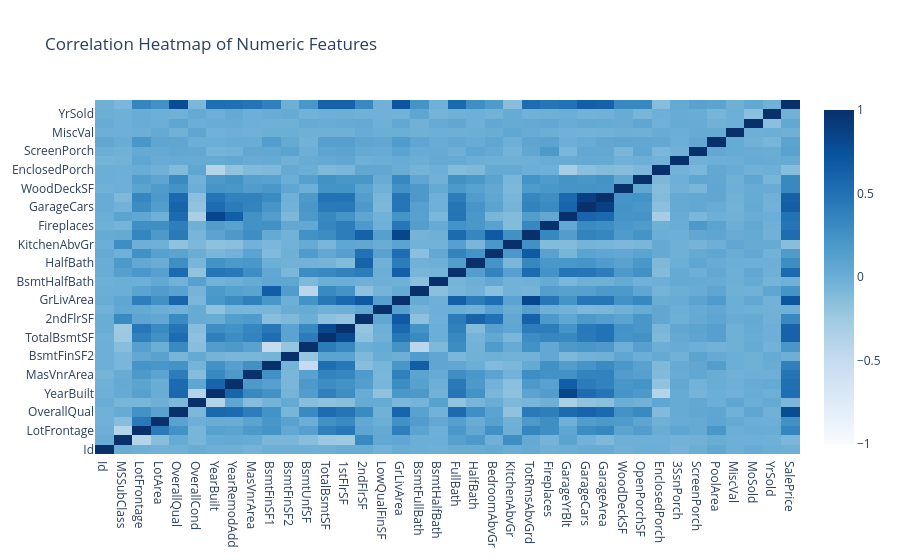

Notebook code cell kept with this figure:
### Code cell
import plotly.graph_objects as go

numeric_df = df.select_dtypes(include=['int64', 'float64'])
corr = numeric_df.corr().round(2)

fig = go.Figure(data=go.Heatmap(
    z=corr.values,
    x=corr.columns,
    y=corr.columns,
    colorscale='Blues',
    zmin=-1,
    zmax=1
))

fig.update_layout(title='Correlation Heatmap of Numeric Features')
fig.show()

### Figure 1 — Plotly figure (JSON) as saved in the notebook; plotly's stock layout.template omitted (floating-point values rounded to 4 significant figures; data arrays with more than 128 entries replaced by an {"elided": "..."} marker saying what was removed)
{"data": [{"colorscale": [[0, "rgb(247,251,255)"], [0.125, "rgb(222,235,247)"], [0.25, "rgb(198,219,239)"], [0.375, "rgb(158,202,225)"], [0.5, "rgb(107,174,214)"], [0.625, "rgb(66,146,198)"], [0.75, "rgb(33,113,181)"], [0.875, "rgb(8,81,156)"], [1, "rgb(8,48,107)"]], "type": "heatmap", "x": ["Id", "MSSubClass", "LotFrontage", "LotArea", "OverallQual", "OverallCond", "YearBuilt", "YearRemodAdd", "MasVnrArea", "BsmtFinSF1", "BsmtFinSF2", "BsmtUnfSF", "TotalBsmtSF", "1stFlrSF", "2ndFlrSF", "LowQualFinSF", "GrLivArea", "BsmtFullBath", "BsmtHalfBath", "FullBath", "HalfBath", "BedroomAbvGr", "KitchenAbvGr", "TotRmsAbvGrd", "Fireplaces", "GarageYrBlt", "GarageCars", "GarageArea", "WoodDeckSF", "OpenPorchSF", "EnclosedPorch", "3SsnPorch", "ScreenPorch", "PoolArea", "MiscVal", "MoSold", "YrSold", "SalePrice"], "y": ["Id", "MSSubClass", "LotFrontage", "LotArea", "OverallQual", "OverallCond", "YearBuilt", "YearRemodAdd", "MasVnrArea", "BsmtFinSF1", "BsmtFinSF2", "BsmtUnfSF", "TotalBsmtSF", "1stFlrSF", "2ndFlrSF", "LowQualFinSF", "GrLivArea", "BsmtFullBath", "BsmtHalfBath", "FullBath", "HalfBath", "BedroomAbvGr", "KitchenAbvGr", "TotRmsAbvGrd", "Fireplaces", "GarageYrBlt", "GarageCars", "GarageArea", "WoodDeckSF", "OpenPorchSF", "EnclosedPorch", "3SsnPorch", "ScreenPorch", "PoolArea", "MiscVal", "MoSold", "YrSold", "SalePrice"], "z": {"elided": "38x38 float values"}, "zmax": 1, "zmin": -1}], "layout": {"title": {"text": "Correlation Heatmap of Numeric Features"}}}
